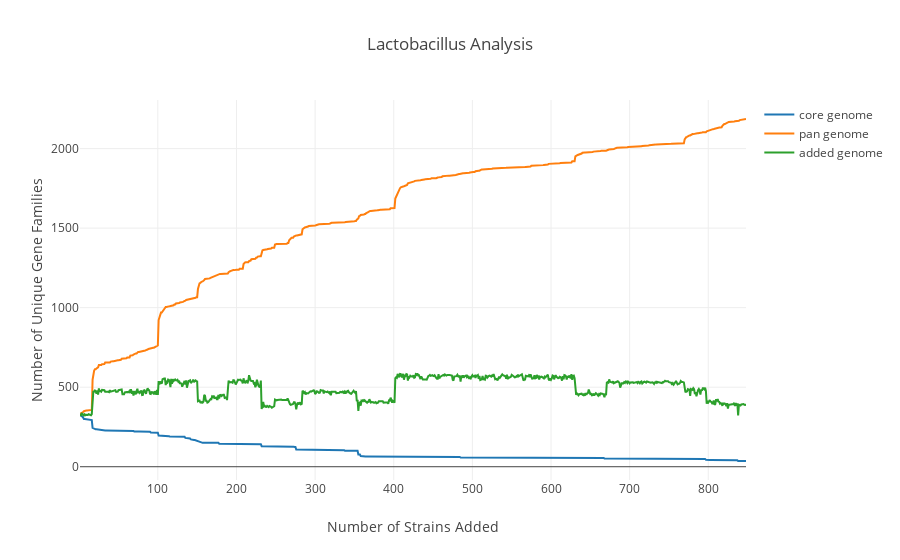

Here is the notebook cell this chart was saved with:
### Code cell
plotly.offline.init_notebook_mode(connected=True)

trace1 = go.Scatter(
    x = list(range(1,1507)),
    y = coregenome_sizes,
    mode = 'lines',
    name = 'core genome'
)
trace2 = go.Scatter(
    x = list(range(1,1507)),
    y = pangenome_sizes,
    mode = 'lines',
    name = 'pan genome'
)
trace3 = go.Scatter(
    x = list(range(1,1507)),
    y = genome_sizes,
    mode = 'lines',
    name = 'added genome'
)
data = [trace1, trace2,trace3]

layout = dict(title = 'Lactobacillus Analysis',
              xaxis = dict(title = 'Number of Strains Added'),
              yaxis = dict(title = 'Number of Unique Gene Families'),
              )

fig = dict(data=data, layout=layout)

plotly.offline.iplot(fig, filename='/home/bneubert/code/filtered-species-pangenome-line.html')

### Figure 1 — Plotly figure (JSON) as saved in the notebook; plotly's stock layout.template omitted (floating-point values rounded to 4 significant figures; data arrays with more than 128 entries replaced by an {"elided": "..."} marker saying what was removed)
{"data": [{"mode": "lines", "name": "core genome", "type": "scatter", "x": {"elided": "1506 int values"}, "y": {"elided": "848 int values"}}, {"mode": "lines", "name": "pan genome", "type": "scatter", "x": {"elided": "1506 int values"}, "y": {"elided": "848 int values"}}, {"mode": "lines", "name": "added genome", "type": "scatter", "x": {"elided": "1506 int values"}, "y": {"elided": "848 int values"}}], "layout": {"title": "Lactobacillus Analysis", "xaxis": {"title": "Number of Strains Added"}, "yaxis": {"title": "Number of Unique Gene Families"}}}
